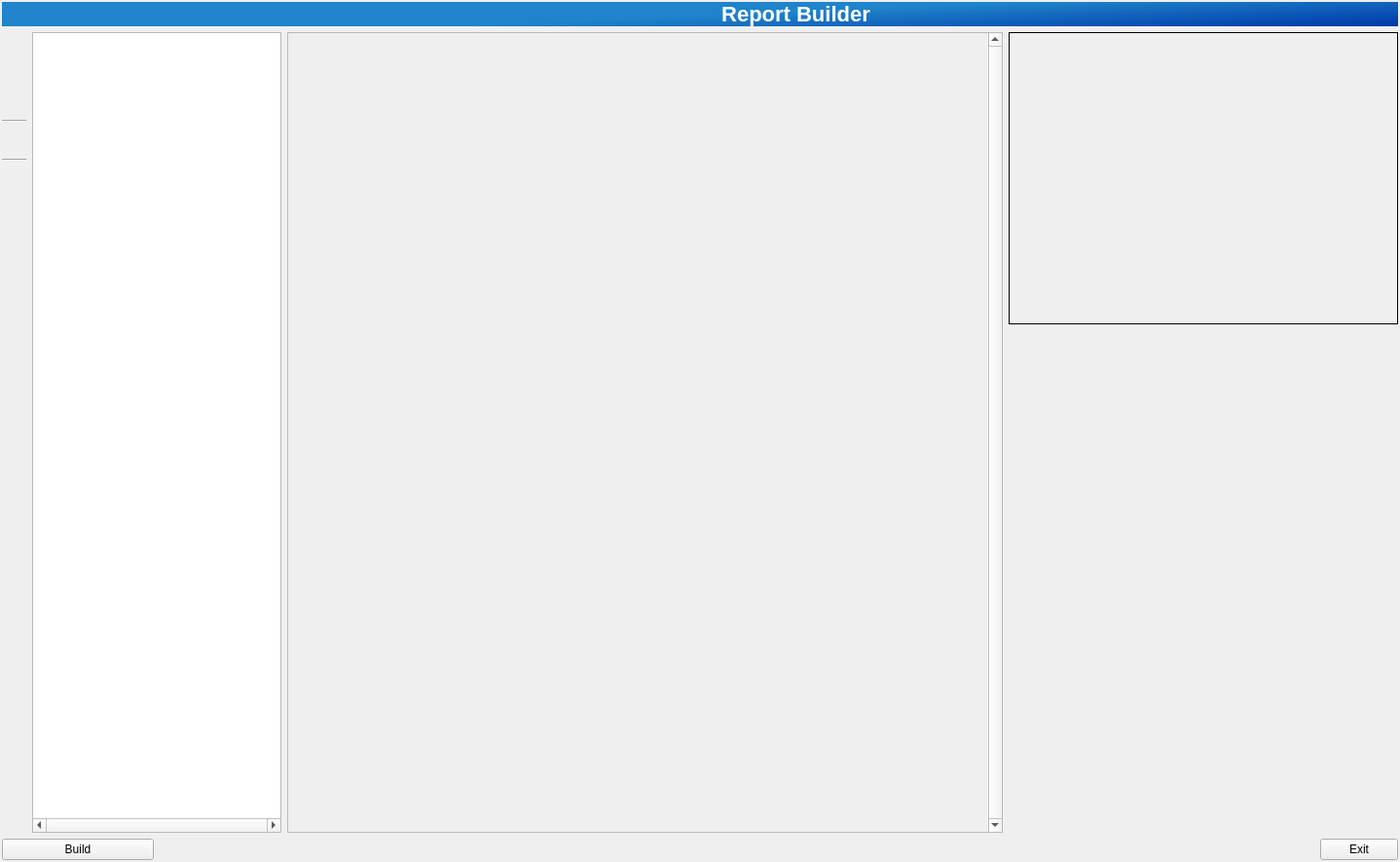
<?xml version="1.0" encoding="UTF-8"?>
<ui version="4.0">
 <class>OFRManager</class>
 <widget class="QDialog" name="OFRManager">
  <property name="windowModality">
   <enum>Qt::WindowModal</enum>
  </property>
  <property name="geometry">
   <rect>
    <x>0</x>
    <y>0</y>
    <width>1438</width>
    <height>885</height>
   </rect>
  </property>
  <property name="sizePolicy">
   <sizepolicy hsizetype="Preferred" vsizetype="Fixed">
    <horstretch>0</horstretch>
    <verstretch>0</verstretch>
   </sizepolicy>
  </property>
  <property name="focusPolicy">
   <enum>Qt::ClickFocus</enum>
  </property>
  <property name="windowTitle">
   <string>My Report</string>
  </property>
  <property name="windowIcon">
   <iconset resource="gex.qrc">
    <normaloff>:/gex/icons/gex_application_48x48.png</normaloff>:/gex/icons/gex_application_48x48.png</iconset>
  </property>
  <property name="toolTip">
   <string/>
  </property>
  <property name="autoFillBackground">
   <bool>false</bool>
  </property>
  <property name="sizeGripEnabled">
   <bool>false</bool>
  </property>
  <property name="modal">
   <bool>false</bool>
  </property>
  <layout class="QGridLayout" name="gridLayout" rowstretch="0,0,0,0">
   <property name="leftMargin">
    <number>2</number>
   </property>
   <property name="topMargin">
    <number>2</number>
   </property>
   <property name="rightMargin">
    <number>2</number>
   </property>
   <property name="bottomMargin">
    <number>2</number>
   </property>
   <item row="0" column="0" colspan="6">
    <layout class="QHBoxLayout" name="horizontalLayout_2">
     <property name="spacing">
      <number>0</number>
     </property>
     <item>
      <widget class="QLabel" name="label_2">
       <property name="sizePolicy">
        <sizepolicy hsizetype="Maximum" vsizetype="Maximum">
         <horstretch>0</horstretch>
         <verstretch>0</verstretch>
        </sizepolicy>
       </property>
       <property name="maximumSize">
        <size>
         <width>197</width>
         <height>54</height>
        </size>
       </property>
       <property name="styleSheet">
        <string notr="true">QLabel{
background-color: rgba(31, 132, 202, 255);
font: italic 20pt &quot;Futura&quot; ;
font-weight: bold;
font-size: 22px;
color:white
}</string>
       </property>
       <property name="frameShape">
        <enum>QFrame::NoFrame</enum>
       </property>
       <property name="text">
        <string/>
       </property>
       <property name="pixmap">
        <pixmap resource="../../gex.qrc">:/gex/icons/mentorLogo-h46.png</pixmap>
       </property>
       <property name="scaledContents">
        <bool>true</bool>
       </property>
       <property name="margin">
        <number>5</number>
       </property>
      </widget>
     </item>
     <item>
      <widget class="QLabel" name="label_3">
       <property name="toolTip">
        <string/>
       </property>
       <property name="styleSheet">
        <string notr="true">QLabel{
background-color: qlineargradient(spread:pad, x1:1, y1:1, x2:0.355, y2:0.699, stop:0 rgba(0, 56, 168, 255), stop:1  rgba(31, 132, 202, 255));
font: italic 20pt &quot;Futura&quot; ;
font-weight: bold;
font-size: 22px;
color:white
}
</string>
       </property>
       <property name="frameShape">
        <enum>QFrame::NoFrame</enum>
       </property>
       <property name="lineWidth">
        <number>2</number>
       </property>
       <property name="text">
        <string>Report Builder</string>
       </property>
       <property name="alignment">
        <set>Qt::AlignCenter</set>
       </property>
      </widget>
     </item>
    </layout>
   </item>
   <item row="1" column="0" rowspan="2">
    <layout class="QVBoxLayout" name="verticalLayout_2">
     <item>
      <layout class="QVBoxLayout" name="verticalLayout">
       <property name="spacing">
        <number>6</number>
       </property>
       <property name="sizeConstraint">
        <enum>QLayout::SetMaximumSize</enum>
       </property>
       <item>
        <widget class="QPushButton" name="pushButtonLoad">
         <property name="minimumSize">
          <size>
           <width>25</width>
           <height>25</height>
          </size>
         </property>
         <property name="maximumSize">
          <size>
           <width>25</width>
           <height>25</height>
          </size>
         </property>
         <property name="toolTip">
          <string>Open existing json file</string>
         </property>
         <property name="text">
          <string/>
         </property>
         <property name="icon">
          <iconset resource="../../gex.qrc">
           <normaloff>:/gex/icons/file_open.png</normaloff>:/gex/icons/file_open.png</iconset>
         </property>
         <property name="iconSize">
          <size>
           <width>25</width>
           <height>25</height>
          </size>
         </property>
         <property name="flat">
          <bool>true</bool>
         </property>
        </widget>
       </item>
       <item>
        <widget class="QPushButton" name="pushButtonSave">
         <property name="minimumSize">
          <size>
           <width>25</width>
           <height>25</height>
          </size>
         </property>
         <property name="maximumSize">
          <size>
           <width>25</width>
           <height>25</height>
          </size>
         </property>
         <property name="toolTip">
          <string>Save</string>
         </property>
         <property name="text">
          <string/>
         </property>
         <property name="icon">
          <iconset resource="../../gex.qrc">
           <normaloff>:/gex/icons/file_save.png</normaloff>:/gex/icons/file_save.png</iconset>
         </property>
         <property name="iconSize">
          <size>
           <width>25</width>
           <height>25</height>
          </size>
         </property>
         <property name="flat">
          <bool>true</bool>
         </property>
        </widget>
       </item>
       <item>
        <widget class="QPushButton" name="pushButtonSaveAs">
         <property name="maximumSize">
          <size>
           <width>25</width>
           <height>25</height>
          </size>
         </property>
         <property name="toolTip">
          <string>Save as</string>
         </property>
         <property name="text">
          <string/>
         </property>
         <property name="icon">
          <iconset resource="../../gex.qrc">
           <normaloff>:/gex/icons/file_save_as.png</normaloff>:/gex/icons/file_save_as.png</iconset>
         </property>
         <property name="iconSize">
          <size>
           <width>25</width>
           <height>25</height>
          </size>
         </property>
         <property name="autoDefault">
          <bool>true</bool>
         </property>
         <property name="flat">
          <bool>true</bool>
         </property>
        </widget>
       </item>
       <item>
        <widget class="Line" name="line">
         <property name="orientation">
          <enum>Qt::Horizontal</enum>
         </property>
        </widget>
       </item>
       <item>
        <widget class="QPushButton" name="pushButtonCsl">
         <property name="minimumSize">
          <size>
           <width>25</width>
           <height>25</height>
          </size>
         </property>
         <property name="maximumSize">
          <size>
           <width>25</width>
           <height>25</height>
          </size>
         </property>
         <property name="toolTip">
          <string>Save automatable script</string>
         </property>
         <property name="text">
          <string/>
         </property>
         <property name="icon">
          <iconset resource="../../gex.qrc">
           <normaloff>:/gex/icons/script_save.png</normaloff>:/gex/icons/script_save.png</iconset>
         </property>
         <property name="iconSize">
          <size>
           <width>25</width>
           <height>25</height>
          </size>
         </property>
         <property name="flat">
          <bool>true</bool>
         </property>
        </widget>
       </item>
       <item>
        <widget class="Line" name="line_2">
         <property name="orientation">
          <enum>Qt::Horizontal</enum>
         </property>
        </widget>
       </item>
       <item>
        <widget class="QPushButton" name="pushButtonDeleteAll">
         <property name="minimumSize">
          <size>
           <width>25</width>
           <height>25</height>
          </size>
         </property>
         <property name="maximumSize">
          <size>
           <width>25</width>
           <height>25</height>
          </size>
         </property>
         <property name="toolTip">
          <string>Clear report</string>
         </property>
         <property name="text">
          <string/>
         </property>
         <property name="icon">
          <iconset resource="../../gex.qrc">
           <normaloff>:/gex/icons/delete.ico</normaloff>:/gex/icons/delete.ico</iconset>
         </property>
         <property name="iconSize">
          <size>
           <width>25</width>
           <height>25</height>
          </size>
         </property>
         <property name="flat">
          <bool>true</bool>
         </property>
        </widget>
       </item>
      </layout>
     </item>
     <item>
      <spacer name="verticalSpacer_2">
       <property name="orientation">
        <enum>Qt::Vertical</enum>
       </property>
       <property name="sizeHint" stdset="0">
        <size>
         <width>20</width>
         <height>308</height>
        </size>
       </property>
      </spacer>
     </item>
    </layout>
   </item>
   <item row="1" column="1" rowspan="2" colspan="2">
    <widget class="QTreeView" name="treeView">
     <property name="sizePolicy">
      <sizepolicy hsizetype="Minimum" vsizetype="Expanding">
       <horstretch>0</horstretch>
       <verstretch>0</verstretch>
      </sizepolicy>
     </property>
     <property name="horizontalScrollBarPolicy">
      <enum>Qt::ScrollBarAlwaysOn</enum>
     </property>
     <property name="dragEnabled">
      <bool>true</bool>
     </property>
     <property name="dragDropOverwriteMode">
      <bool>false</bool>
     </property>
     <property name="dragDropMode">
      <enum>QAbstractItemView::DragDrop</enum>
     </property>
     <property name="defaultDropAction">
      <enum>Qt::MoveAction</enum>
     </property>
     <property name="alternatingRowColors">
      <bool>false</bool>
     </property>
     <property name="horizontalScrollMode">
      <enum>QAbstractItemView::ScrollPerItem</enum>
     </property>
     <property name="rootIsDecorated">
      <bool>true</bool>
     </property>
     <property name="headerHidden">
      <bool>true</bool>
     </property>
     <attribute name="headerStretchLastSection">
      <bool>true</bool>
     </attribute>
    </widget>
   </item>
   <item row="1" column="3" rowspan="2">
    <widget class="QScrollArea" name="scrollArea">
     <property name="verticalScrollBarPolicy">
      <enum>Qt::ScrollBarAlwaysOn</enum>
     </property>
     <property name="widgetResizable">
      <bool>true</bool>
     </property>
     <widget class="QWidget" name="scrollAreaWidgetContents">
      <property name="geometry">
       <rect>
        <x>0</x>
        <y>0</y>
        <width>710</width>
        <height>792</height>
       </rect>
      </property>
     </widget>
    </widget>
   </item>
   <item row="1" column="4" colspan="2">
    <widget class="QLabel" name="previewZone">
     <property name="minimumSize">
      <size>
       <width>400</width>
       <height>300</height>
      </size>
     </property>
     <property name="maximumSize">
      <size>
       <width>350</width>
       <height>16777215</height>
      </size>
     </property>
     <property name="frameShape">
      <enum>QFrame::Box</enum>
     </property>
     <property name="frameShadow">
      <enum>QFrame::Plain</enum>
     </property>
     <property name="text">
      <string/>
     </property>
    </widget>
   </item>
   <item row="2" column="5">
    <spacer name="verticalSpacer">
     <property name="orientation">
      <enum>Qt::Vertical</enum>
     </property>
     <property name="sizeHint" stdset="0">
      <size>
       <width>51</width>
       <height>187</height>
      </size>
     </property>
    </spacer>
   </item>
   <item row="3" column="0" colspan="2">
    <widget class="QPushButton" name="pushButtonBuild">
     <property name="text">
      <string>Build</string>
     </property>
    </widget>
   </item>
   <item row="3" column="2" colspan="3">
    <spacer name="horizontalSpacer_2">
     <property name="orientation">
      <enum>Qt::Horizontal</enum>
     </property>
     <property name="sizeHint" stdset="0">
      <size>
       <width>520</width>
       <height>20</height>
      </size>
     </property>
    </spacer>
   </item>
   <item row="3" column="5">
    <widget class="QPushButton" name="pushButtonExit">
     <property name="sizePolicy">
      <sizepolicy hsizetype="Fixed" vsizetype="Fixed">
       <horstretch>0</horstretch>
       <verstretch>0</verstretch>
      </sizepolicy>
     </property>
     <property name="text">
      <string>Exit</string>
     </property>
    </widget>
   </item>
  </layout>
 </widget>
 <resources>
  <include location="../../gex.qrc"/>
 </resources>
 <connections/>
</ui>
